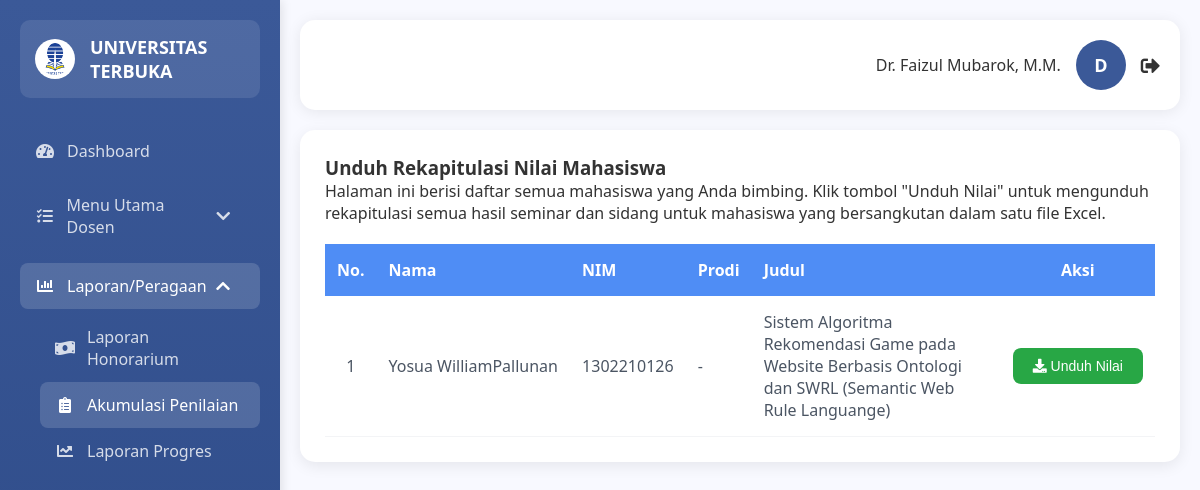
/laporan/akumulasi (signed in), run on the app's committed database.
### app/models.py (models this page shows, shortened)
class Lecturer(db.Model):
    id = db.Column(db.Integer, primary_key=True)
    user_id = db.Column(db.Integer, db.ForeignKey('user.id'), nullable=False, unique=True)
    name = db.Column(db.String(150), nullable=False)
    nip = db.Column(db.String(50), unique=True, nullable=True)
    phone_number = db.Column(db.String(20), nullable=True)
    supervisions = db.relationship('Supervision', back_populates='lecturer', foreign_keys='Supervision.lecturer_id')
    applications_received = db.relationship('SupervisorApplication', backref='lecturer', lazy='dynamic')
    profile_picture = db.Column(db.String(100), nullable=True)

class Student(db.Model):
    id = db.Column(db.Integer, primary_key=True)
    user_id = db.Column(db.Integer, db.ForeignKey('user.id'), nullable=False, unique=True)
    nim = db.Column(db.String(20), unique=True, nullable=False, index=True)
    profile_picture = db.Column(db.String(100), nullable=True)
    name = db.Column(db.String(150), nullable=False)
    phone_number = db.Column(db.String(20), nullable=True)
    research_title = db.Column(db.String(500))
    status_bimbingan = db.Column(db.String(100))
    masa = db.Column(db.String(20))
    program_studi = db.Column(db.String(100))
    ut_daerah = db.Column(db.String(100))
    current_progress_step = db.Column(db.Integer, default=1)
    zoom_link = db.Column(db.String(255))
    supervisions = db.relationship('Supervision', back_populates='student', foreign_keys='Supervision.student_id')
    seminars = db.relationship('Seminar', backref='student_profile', lazy='dynamic')
    evaluations = db.relationship('Evaluation', backref='student_profile', lazy='dynamic')
    applications_sent = db.relationship('SupervisorApplication', backref='student', lazy='dynamic')

### app/main/routes.py (the view)
@bp.route('/laporan/akumulasi')
@login_required
def akumulasi_penilaian_tapd():
    if current_user.role != 'dosen': abort(403)
    students = [s.student for s in current_user.lecturer.supervisions]
    return render_template('main/akumulasi_penilaian_tapd.html', students=students)

### app/models.py (called while the page is built)
@login.user_loader
def load_user(id):
    return User.query.get(int(id))

### app/templates/main/akumulasi_penilaian_tapd.html (shortened to what this page needs)
<!DOCTYPE html>
{% extends "layouts/base.html" %}
{% block content %}
<div class="table-section">
    <div class="table-header">
        <h3 class="table-title">Unduh Rekapitulasi Nilai Mahasiswa</h3>
    </div>
    <p>Halaman ini berisi daftar semua mahasiswa yang Anda bimbing. Klik tombol "Unduh Nilai" untuk mengunduh
        rekapitulasi semua hasil seminar dan sidang untuk mahasiswa yang bersangkutan dalam satu file Excel.</p>
    <table class="data-table" style="margin-top: 20px;">
        <thead>
            <tr>
                <th style="width: 5%;">No.</th>
                <th>Nama</th>
                <th>NIM</th>
                <th>Prodi</th>
                <th style="width: 30%;">Judul</th>
                <th style="text-align: center;">Aksi</th>
            </tr>
        </thead>
        <tbody>
            {% for student in students %}
            <tr>
                <td style="text-align: center;">{{ loop.index }}</td>
                <td>{{ student.name }}</td>
                <td>{{ student.nim }}</td>
                <td>{{ student.program_studi or '-' }}</td>
                <td class="research-title">{{ student.research_title or 'Belum ada judul' }}</td>
                <td class="action-cell" style="text-align: center;">
                    <button class="btn btn-success"
                        onclick="downloadExcelForStudent({{ student.id }}, '{{ student.name }}', '{{ student.nim }}')">
                        <i class="fas fa-download"></i> Unduh Nilai
                    </button>
                </td>
            </tr>
            {% else %}
            <tr>
                <td colspan="6" style="text-align:center;">Anda tidak memiliki mahasiswa bimbingan.</td>
            </tr>
            {% endfor %}
        </tbody>
    </table>
</div>
{% endblock %}

### app/templates/layouts/_header.html (shortened to what this page needs)
<!DOCTYPE html>
<div class="header">
    <div class="header-top">
        {% if current_user.is_authenticated %}
        <div class="user-info">
            {% set pfp = none %}
            {% set user_name = 'User' %}
            {% if current_user.role == 'dosen' and current_user.lecturer %}
            {% set pfp = current_user.lecturer.profile_picture %}
            {% set user_name = current_user.lecturer.name %}
            {% elif current_user.role == 'mahasiswa' and current_user.student %}
            {% set pfp = current_user.student.profile_picture %}
            {% set user_name = current_user.student.name %}
            {% elif current_user.role == 'admin' and current_user.admin %}
            {% set pfp = none %}
            {% set user_name = current_user.admin.name %}
            {% endif %}
            <span>{{ user_name }}</span>
            <div class="user-avatar-container" onclick="openProfileModal()" style="cursor: pointer;"
                title="Ubah Foto Profil">
                {% if pfp %}
                <img src="{{ url_for('main.serve_upload', filename=pfp) }}" alt="Foto Profil" class="user-avatar-image">
                {% else %}
                <div class="user-avatar">{{ user_name[0] }}</div>
                {% endif %}
            </div>
            <a href="{{ url_for('auth.logout') }}" title="Logout"><i class="fas fa-sign-out-alt"></i></a>
        </div>
        {% endif %}
    </div>
</div>

### app/static/css/style.css (style rules this page uses)
* { margin: 0; padding: 0; box-sizing: border-box; }
body { font-family: 'Segoe UI', Tahoma, Geneva, Verdana, sans-serif; background: #f8f9ff; min-height: 100vh; color: #333; }
.header { background: white; padding: 20px; border-radius: 15px; margin-bottom: 20px; box-shadow: 0 2px 15px rgba(0, 0, 0, 0.08); }
.header-top { display: flex; justify-content: space-between; align-items: center; }
.user-info { display: flex; align-items: center; gap: 15px; }
.user-avatar { width: 50px; height: 50px; background: #3b5998; border-radius: 50%; display: flex; align-items: center; justify-content: center; color: white; font-weight: bold; font-size: 18px; }
.user-info a { color: #333; font-size: 1.2rem; }
.table-section, .table-container { background: white; border-radius: 15px; padding: 25px; box-shadow: 0 4px 15px rgba(0, 0, 0, 0.08); margin-top: 20px; }
.data-table { width: 100%; border-collapse: collapse; margin-top: 15px; }
.data-table th { background: #4f8df5; color: white; padding: 15px 12px; text-align: left; font-weight: 600; }
.data-table td { padding: 15px 12px; border-bottom: 1px solid #f3f4f6; color: #4b5563; }
.research-title { max-width: 300px; }
.btn.btn-success { background-color: #28a745; color: white; border: none; }
.btn { padding: 10px 20px; border-radius: 8px; cursor: pointer; font-size: 14px; transition: background-color 0.2s ease-in-out; }

### data on the page
Lecturer: name "Dr. Faizul Mubarok, M.M.", name "D"
Student: name "Yosua WilliamPallunan", nim "1302210126", program_studi "-", research_title "Sistem Algoritma Rekomendasi Game pada Website Berbasis Ontologi dan SWRL (Semantic Web Rule Languange)"
